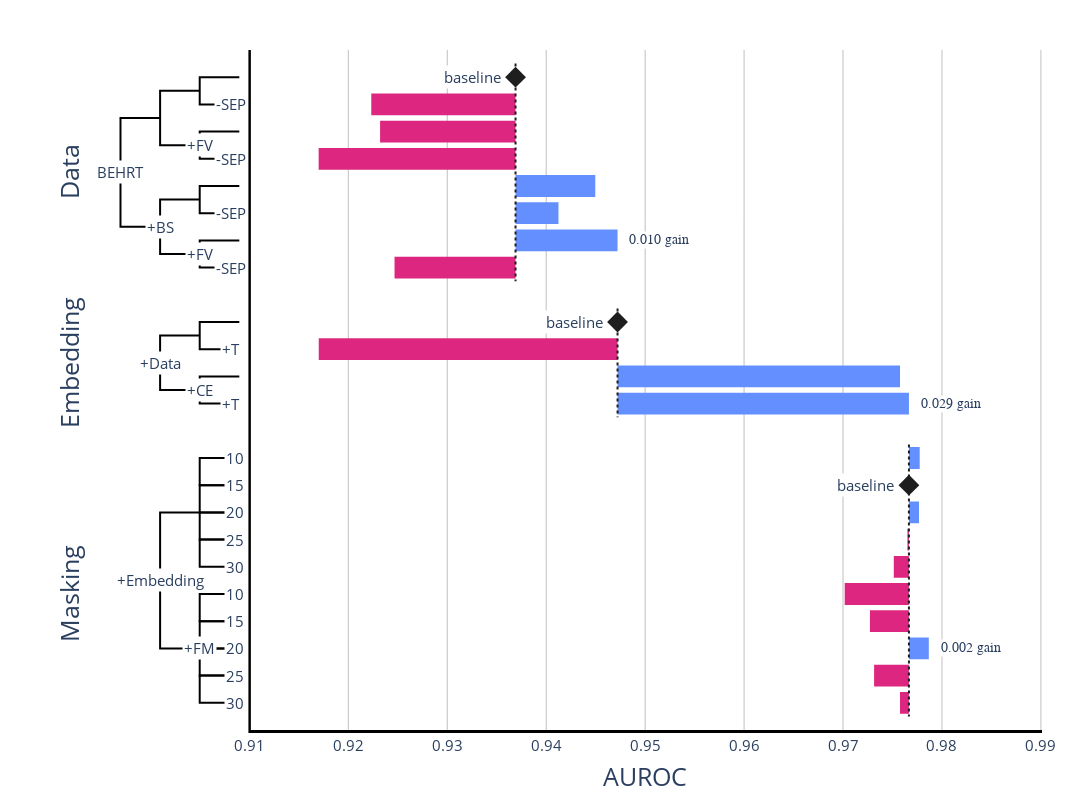

This figure's notebook cell:
### Markdown cell above
## Plot

### Code cell
fig = go.Figure()
layout = go.Layout(
    xaxis=dict(
        domain=[0, 0.2],
        visible=False,
    ),
    xaxis2=dict(
        domain=[0.2, 1], 
        range=(0.9099, 0.99011),
        gridcolor="silver",
        griddash="solid",
        showline=True,
        linecolor="black",
        linewidth=3,
        tickfont=dict(size=15),
        title=dict(
            text="AUROC",
            font=dict(
                size=25,
            ),
        ),
    ),
    yaxis=dict(
        visible=False,
        range=(-20, 5),

    ),
    height=800,
    width=1100,
    plot_bgcolor="white",
    showlegend=False,
    margin=dict(l=50, r=50, b=50, t=50),
)

tree = tree_diagram(["BEHRT", "+BS", "+FV", "-SEP"], 0.5)
tree2 = tree_diagram(["+Data", "+CE", "+T"], -6.5)
tree3 = custom_tree(["+Embedding", "+FM", [10, 15, 20, 25, 30]], y_offset=-14.5)

ys = list(range(4, -4, -1))
base = data_rocs[0]
# diverging_bar(fig, data_diff_pr, ys, base, label_best=False, colors=["rgb(195, 63, 128)", "rgb(100, 143, 255)"])
diverging_bar(fig, data_diff_roc, ys, base)
baseline_line(fig, base, ys, star_y=4)

ys = list(range(-5, -9, -1))
base = model_rocs[0]
# diverging_bar(fig, model_diff_pr, ys, base, label_best=False, colors=["rgb(195, 63, 128)", "rgb(100, 143, 255)"])
diverging_bar(fig, model_diff_roc, ys, base)
baseline_line(fig, base, ys, star_y=-5)

ys = list(range(-10, -20, -1))
base = training_rocs[1]
# diverging_bar(fig, training_diff_pr, ys, base, label_best=False, colors=["rgb(195, 63, 128)", "rgb(100, 143, 255)"])
diverging_bar(fig, training_diff_roc, ys, base)
baseline_line(fig, base, ys, star_y=-11)

for t in tree.data + tree2.data + tree3.data:
    fig.add_trace(t)
for t in tree.layout.annotations + tree2.layout.annotations + tree3.layout.annotations:
    fig.add_annotation(t)


fig.update_layout(layout)

# Add false y-axis at 0.93
fig.add_shape(go.layout.Shape(type="line",xref="x2",x0=0.91,x1=0.91,y0=5,y1=-20, line=dict(color="black", width=3)))


fig.add_annotation(x=-3.3, y=0.5, text="Data", textangle=-90, showarrow=False, font=dict(size=25))
fig.add_annotation(x=-3.3, y=-6.5, text="Embedding", textangle=-90, showarrow=False, font=dict(size=25))
fig.add_annotation(x=-3.3, y=-15, text="Masking", textangle=-90, showarrow=False, font=dict(size=25))

fig.show()

### Figure 1 — Plotly figure (JSON) as saved in the notebook; plotly's stock layout.template omitted (floating-point values rounded to 4 significant figures)
{"data": [{"base": 0.9369, "marker": {"color": ["rgb(220, 38, 127)", "rgb(220, 38, 127)", "rgb(220, 38, 127)", "rgb(220, 38, 127)", "rgb(100, 143, 255)", "rgb(100, 143, 255)", "rgb(100, 143, 255)", "rgb(220, 38, 127)"], "line": {"width": 0}}, "orientation": "h", "type": "bar", "x": [0, -0.01458, -0.01369, -0.0199, 0.00806, 0.00434, 0.01031, -0.01223], "xaxis": "x2", "y": [4, 3, 2, 1, 0, -1, -2, -3]}, {"line": {"color": "#1E1E1E", "dash": "dot"}, "mode": "lines", "type": "scatter", "x": [0.9369, 0.9369], "xaxis": "x2", "y": [4.5, -3.5]}, {"marker": {"color": "#1E1E1E", "size": 16, "symbol": "diamond"}, "mode": "markers", "type": "scatter", "x": [0.9369], "xaxis": "x2", "y": [4]}, {"base": 0.9472, "marker": {"color": ["rgb(220, 38, 127)", "rgb(220, 38, 127)", "rgb(100, 143, 255)", "rgb(100, 143, 255)"], "line": {"width": 0}}, "orientation": "h", "type": "bar", "x": [0, -0.0302, 0.02855, 0.02945], "xaxis": "x2", "y": [-5, -6, -7, -8]}, {"line": {"color": "#1E1E1E", "dash": "dot"}, "mode": "lines", "type": "scatter", "x": [0.9472, 0.9472], "xaxis": "x2", "y": [-4.5, -8.5]}, {"marker": {"color": "#1E1E1E", "size": 16, "symbol": "diamond"}, "mode": "markers", "type": "scatter", "x": [0.9472], "xaxis": "x2", "y": [-5]}, {"base": 0.9767, "marker": {"color": ["rgb(100, 143, 255)", "rgb(220, 38, 127)", "rgb(100, 143, 255)", "rgb(220, 38, 127)", "rgb(220, 38, 127)", "rgb(220, 38, 127)", "rgb(220, 38, 127)", "rgb(100, 143, 255)", "rgb(220, 38, 127)", "rgb(220, 38, 127)"], "line": {"width": 0}}, "orientation": "h", "type": "bar", "x": [0.00109, 0, 0.00102, -0.00015, -0.00153, -0.00649, -0.00394, 0.00201, -0.00352, -0.0009], "xaxis": "x2", "y": [-10, -11, -12, -13, -14, -15, -16, -17, -18, -19]}, {"line": {"color": "#1E1E1E", "dash": "dot"}, "mode": "lines", "type": "scatter", "x": [0.9767, 0.9767], "xaxis": "x2", "y": [-9.5, -19.5]}, {"marker": {"color": "#1E1E1E", "size": 16, "symbol": "diamond"}, "mode": "markers", "type": "scatter", "x": [0.9767], "xaxis": "x2", "y": [-11]}, {"line": {"color": "black"}, "mode": "lines", "type": "scatter", "x": [-1, -2, -2, -2, -1], "y": [-1.5, -1.5, 0.5, 2.5, 2.5]}, {"line": {"color": "black"}, "mode": "lines", "type": "scatter", "x": [0, -1, -1, -1, 0], "y": [1.5, 1.5, 2.5, 3.5, 3.5]}, {"line": {"color": "black"}, "mode": "lines", "type": "scatter", "x": [0, -1, -1, -1, 0], "y": [-2.5, -2.5, -1.5, -0.5, -0.5]}, {"line": {"color": "black"}, "mode": "lines", "type": "scatter", "x": [1, 0, 0, 0, 1], "y": [3, 3, 3.5, 4, 4]}, {"line": {"color": "black"}, "mode": "lines", "type": "scatter", "x": [1, 0, 0, 0, 1], "y": [1, 1, 1.5, 2, 2]}, {"line": {"color": "black"}, "mode": "lines", "type": "scatter", "x": [1, 0, 0, 0, 1], "y": [-1, -1, -0.5, 0, 0]}, {"line": {"color": "black"}, "mode": "lines", "type": "scatter", "x": [1, 0, 0, 0, 1], "y": [-3, -3, -2.5, -2, -2]}, {"line": {"color": "black"}, "mode": "lines", "type": "scatter", "x": [0, -1, -1, -1, 0], "y": [-7.5, -7.5, -6.5, -5.5, -5.5]}, {"line": {"color": "black"}, "mode": "lines", "type": "scatter", "x": [1, 0, 0, 0, 1], "y": [-6, -6, -5.5, -5, -5]}, {"line": {"color": "black"}, "mode": "lines", "type": "scatter", "x": [1, 0, 0, 0, 1], "y": [-8, -8, -7.5, -7, -7]}, {"line": {"color": "black"}, "mode": "lines", "type": "scatter", "x": [0, -1, -1, -1, 0], "y": [-17, -17, -14.5, -12, -12]}, {"line": {"color": "black"}, "mode": "lines", "type": "scatter", "x": [1, 0, 0, 1], "y": [-16, -16, -15, -15]}, {"line": {"color": "black"}, "mode": "lines", "type": "scatter", "x": [1, 0, 0, 1], "y": [-17, -17, -16, -16]}, {"line": {"color": "black"}, "mode": "lines", "type": "scatter", "x": [1, 0, 0, 1], "y": [-18, -18, -17, -17]}, {"line": {"color": "black"}, "mode": "lines", "type": "scatter", "x": [1, 0, 0, 1], "y": [-19, -19, -18, -18]}, {"line": {"color": "black"}, "mode": "lines", "type": "scatter", "x": [1, 0, 0, 1], "y": [-11, -11, -10, -10]}, {"line": {"color": "black"}, "mode": "lines", "type": "scatter", "x": [1, 0, 0, 1], "y": [-12, -12, -11, -11]}, {"line": {"color": "black"}, "mode": "lines", "type": "scatter", "x": [1, 0, 0, 1], "y": [-13, -13, -12, -12]}, {"line": {"color": "black"}, "mode": "lines", "type": "scatter", "x": [1, 0, 0, 1], "y": [-14, -14, -13, -13]}], "layout": {"annotations": [{"bgcolor": "white", "font": {"family": "Arial Black", "size": 14}, "showarrow": false, "text": "0.010 gain", "x": 0.9482, "xanchor": "left", "xref": "x2", "y": -2}, {"bgcolor": "white", "font": {"size": 15}, "showarrow": false, "text": "baseline", "x": 0.9356, "xanchor": "right", "xref": "x2", "y": 4}, {"bgcolor": "white", "font": {"family": "Arial Black", "size": 14}, "showarrow": false, "text": "0.029 gain", "x": 0.9777, "xanchor": "left", "xref": "x2", "y": -8}, {"bgcolor": "white", "font": {"size": 15}, "showarrow": false, "text": "baseline", "x": 0.9459, "xanchor": "right", "xref": "x2", "y": -5}, {"bgcolor": "white", "font": {"family": "Arial Black", "size": 14}, "showarrow": false, "text": "0.002 gain", "x": 0.9797, "xanchor": "left", "xref": "x2", "y": -17}, {"bgcolor": "white", "font": {"size": 15}, "showarrow": false, "text": "baseline", "x": 0.9754, "xanchor": "right", "xref": "x2", "y": -11}, {"bgcolor": "white", "font": {"size": 15}, "showarrow": false, "text": "BEHRT", "x": -2, "y": 0.5}, {"bgcolor": "white", "font": {"size": 15}, "showarrow": false, "text": "+BS", "x": -1, "y": -1.5}, {"bgcolor": "white", "font": {"size": 15}, "showarrow": false, "text": "+FV", "x": 0, "y": 1.5}, {"bgcolor": "white", "font": {"size": 15}, "showarrow": false, "text": "+FV", "x": 0, "y": -2.5}, {"bgcolor": "white", "font": {"size": 15}, "showarrow": false, "text": "-SEP", "x": 0.8, "y": 3}, {"bgcolor": "white", "font": {"size": 15}, "showarrow": false, "text": "-SEP", "x": 0.8, "y": 1}, {"bgcolor": "white", "font": {"size": 15}, "showarrow": false, "text": "-SEP", "x": 0.8, "y": -1}, {"bgcolor": "white", "font": {"size": 15}, "showarrow": false, "text": "-SEP", "x": 0.8, "y": -3}, {"bgcolor": "white", "font": {"size": 15}, "showarrow": false, "text": "+Data", "x": -1, "y": -6.5}, {"bgcolor": "white", "font": {"size": 15}, "showarrow": false, "text": "+CE", "x": 0, "y": -7.5}, {"bgcolor": "white", "font": {"size": 15}, "showarrow": false, "text": "+T", "x": 0.8, "y": -6}, {"bgcolor": "white", "font": {"size": 15}, "showarrow": false, "text": "+T", "x": 0.8, "y": -8}, {"bgcolor": "white", "font": {"size": 15}, "showarrow": false, "text": "+Embedding", "x": -1, "y": -14.5}, {"bgcolor": "white", "font": {"size": 15}, "showarrow": false, "text": "+FM", "x": 0, "y": -17}, {"bgcolor": "white", "font": {"size": 15}, "showarrow": false, "text": "10", "x": 0.9, "y": -15}, {"bgcolor": "white", "font": {"size": 15}, "showarrow": false, "text": "15", "x": 0.9, "y": -16}, {"bgcolor": "white", "font": {"size": 15}, "showarrow": false, "text": "20", "x": 0.9, "y": -17}, {"bgcolor": "white", "font": {"size": 15}, "showarrow": false, "text": "25", "x": 0.9, "y": -18}, {"bgcolor": "white", "font": {"size": 15}, "showarrow": false, "text": "30", "x": 0.9, "y": -19}, {"bgcolor": "white", "font": {"size": 15}, "showarrow": false, "text": "10", "x": 0.9, "y": -10}, {"bgcolor": "white", "font": {"size": 15}, "showarrow": false, "text": "15", "x": 0.9, "y": -11}, {"bgcolor": "white", "font": {"size": 15}, "showarrow": false, "text": "20", "x": 0.9, "y": -12}, {"bgcolor": "white", "font": {"size": 15}, "showarrow": false, "text": "25", "x": 0.9, "y": -13}, {"bgcolor": "white", "font": {"size": 15}, "showarrow": false, "text": "30", "x": 0.9, "y": -14}, {"font": {"size": 25}, "showarrow": false, "text": "Data", "textangle": -90, "x": -3.3, "y": 0.5}, {"font": {"size": 25}, "showarrow": false, "text": "Embedding", "textangle": -90, "x": -3.3, "y": -6.5}, {"font": {"size": 25}, "showarrow": false, "text": "Masking", "textangle": -90, "x": -3.3, "y": -15}], "height": 800, "margin": {"b": 50, "l": 50, "r": 50, "t": 50}, "plot_bgcolor": "white", "shapes": [{"line": {"color": "black", "width": 3}, "type": "line", "x0": 0.91, "x1": 0.91, "xref": "x2", "y0": 5, "y1": -20}], "showlegend": false, "width": 1100, "xaxis": {"domain": [0, 0.2], "visible": false}, "xaxis2": {"domain": [0.2, 1], "gridcolor": "silver", "griddash": "solid", "linecolor": "black", "linewidth": 3, "range": [0.9099, 0.9901], "showline": true, "tickfont": {"size": 15}, "title": {"font": {"size": 25}, "text": "AUROC"}}, "yaxis": {"range": [-20, 5], "visible": false}}}
